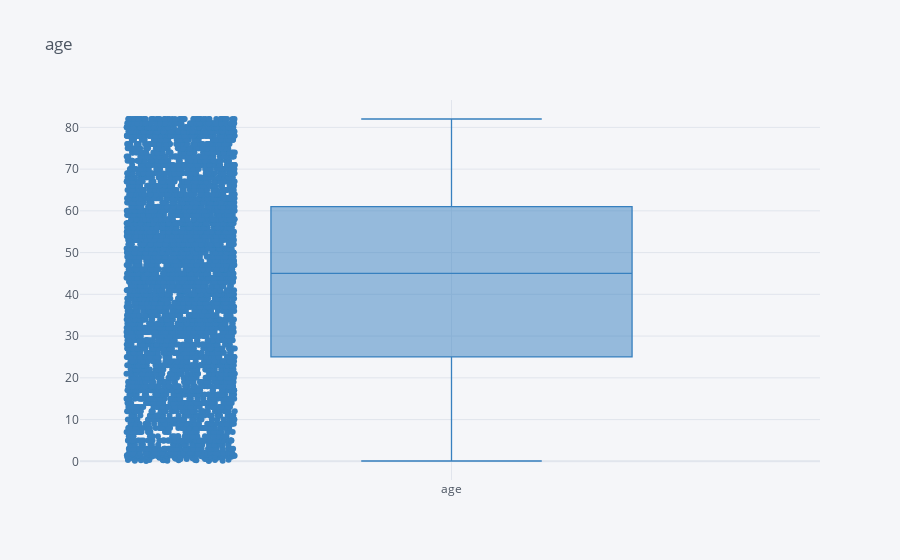
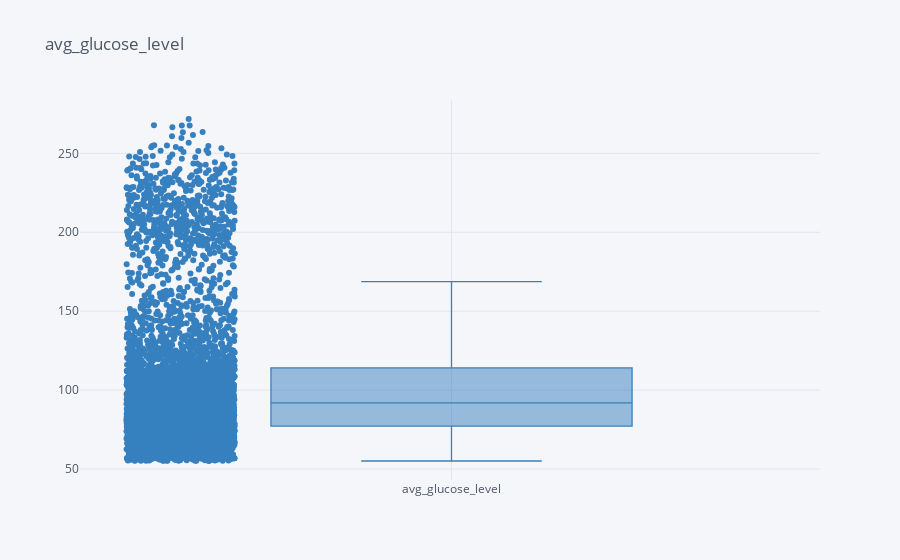
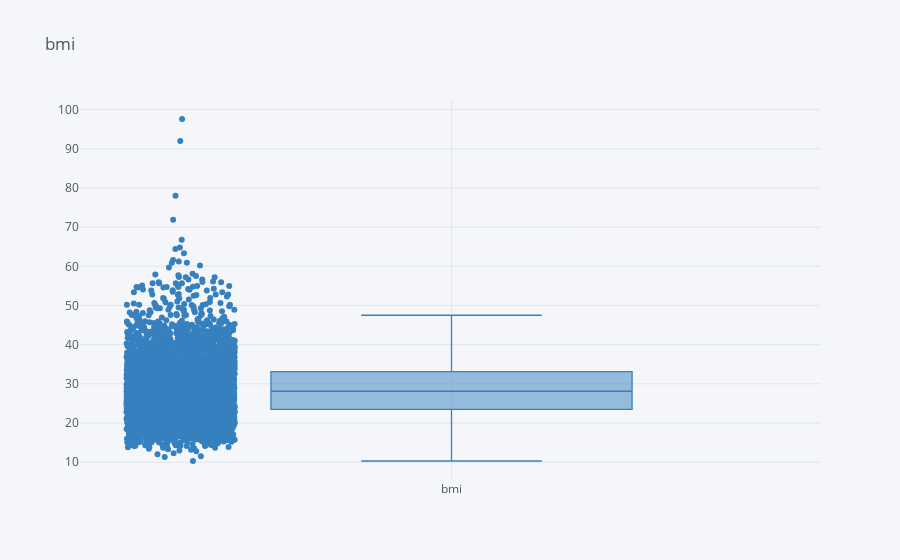

Notebook code cell kept with these figures, in order:
### Code cell
for i in stroke[numerical].drop(columns=['id','hypertension', 'heart_disease']).columns:
    stroke[i].iplot(kind="box", title=i, boxpoints="all",color='Blue')

### Figure 1 — Plotly figure (JSON) as saved in the notebook; plotly's stock layout.template omitted (floating-point values rounded to 4 significant figures; data arrays with more than 128 entries replaced by an {"elided": "..."} marker saying what was removed)
{"data": [{"boxpoints": "all", "line": {"width": 1.3}, "marker": {"color": "rgba(55, 128, 191, 1.0)"}, "name": "age", "orientation": "v", "type": "box", "y": {"elided": "5110 float values"}}], "layout": {"legend": {"bgcolor": "#F5F6F9", "font": {"color": "#4D5663"}}, "paper_bgcolor": "#F5F6F9", "plot_bgcolor": "#F5F6F9", "title": {"font": {"color": "#4D5663"}, "text": "age"}, "xaxis": {"gridcolor": "#E1E5ED", "showgrid": true, "tickfont": {"color": "#4D5663"}, "title": {"font": {"color": "#4D5663"}, "text": ""}, "zerolinecolor": "#E1E5ED"}, "yaxis": {"gridcolor": "#E1E5ED", "showgrid": true, "tickfont": {"color": "#4D5663"}, "title": {"font": {"color": "#4D5663"}, "text": ""}, "zerolinecolor": "#E1E5ED"}}}

### Figure 2 — Plotly figure (JSON) as saved in the notebook; plotly's stock layout.template omitted (floating-point values rounded to 4 significant figures; data arrays with more than 128 entries replaced by an {"elided": "..."} marker saying what was removed)
{"data": [{"boxpoints": "all", "line": {"width": 1.3}, "marker": {"color": "rgba(55, 128, 191, 1.0)"}, "name": "avg_glucose_level", "orientation": "v", "type": "box", "y": {"elided": "5110 float values"}}], "layout": {"legend": {"bgcolor": "#F5F6F9", "font": {"color": "#4D5663"}}, "paper_bgcolor": "#F5F6F9", "plot_bgcolor": "#F5F6F9", "title": {"font": {"color": "#4D5663"}, "text": "avg_glucose_level"}, "xaxis": {"gridcolor": "#E1E5ED", "showgrid": true, "tickfont": {"color": "#4D5663"}, "title": {"font": {"color": "#4D5663"}, "text": ""}, "zerolinecolor": "#E1E5ED"}, "yaxis": {"gridcolor": "#E1E5ED", "showgrid": true, "tickfont": {"color": "#4D5663"}, "title": {"font": {"color": "#4D5663"}, "text": ""}, "zerolinecolor": "#E1E5ED"}}}

### Figure 3 — Plotly figure (JSON) as saved in the notebook; plotly's stock layout.template omitted (floating-point values rounded to 4 significant figures; data arrays with more than 128 entries replaced by an {"elided": "..."} marker saying what was removed)
{"data": [{"boxpoints": "all", "line": {"width": 1.3}, "marker": {"color": "rgba(55, 128, 191, 1.0)"}, "name": "bmi", "orientation": "v", "type": "box", "y": {"elided": "5110 float values"}}], "layout": {"legend": {"bgcolor": "#F5F6F9", "font": {"color": "#4D5663"}}, "paper_bgcolor": "#F5F6F9", "plot_bgcolor": "#F5F6F9", "title": {"font": {"color": "#4D5663"}, "text": "bmi"}, "xaxis": {"gridcolor": "#E1E5ED", "showgrid": true, "tickfont": {"color": "#4D5663"}, "title": {"font": {"color": "#4D5663"}, "text": ""}, "zerolinecolor": "#E1E5ED"}, "yaxis": {"gridcolor": "#E1E5ED", "showgrid": true, "tickfont": {"color": "#4D5663"}, "title": {"font": {"color": "#4D5663"}, "text": ""}, "zerolinecolor": "#E1E5ED"}}}
